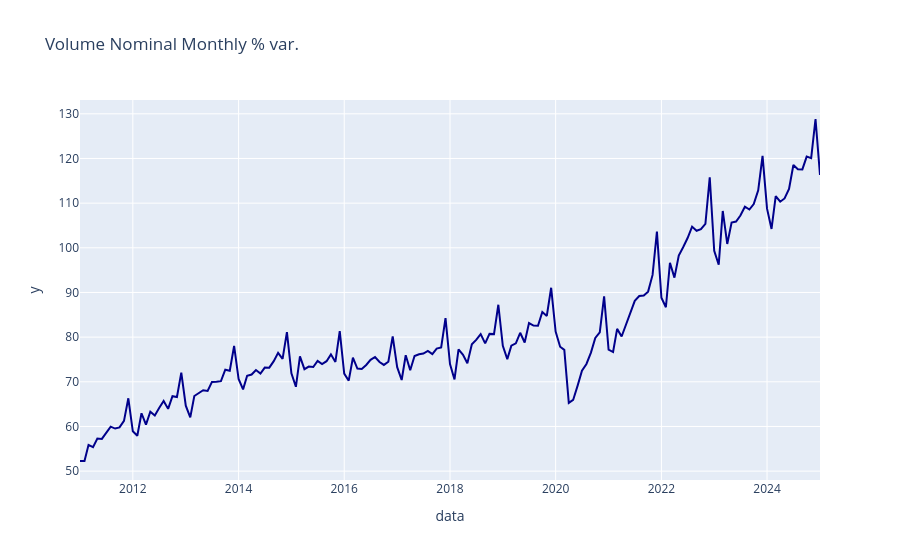

Notebook code cell kept with this figure:
### Code cell
import plotly.express as px


fig = px.line(VolumeNominal, x=VolumeNominal.index, y=VolumeNominal.iloc[:, 0], title='Volume Nominal Monthly % var.')

fig.update_xaxes(range=['2011-01-01', VolumeNominal.index.max()])
fig.update_traces(line_color='#00008B')  # '#00008B' is the hex code for dark blue

fig.show()

### Figure 1 — Plotly figure (JSON) as saved in the notebook; plotly's stock layout.template omitted (floating-point values rounded to 4 significant figures; data arrays with more than 128 entries replaced by an {"elided": "..."} marker saying what was removed)
{"data": [{"hovertemplate": "data=%{x}<br>y=%{y}<extra></extra>", "legendgroup": "", "line": {"color": "#00008B", "dash": "solid"}, "marker": {"symbol": "circle"}, "mode": "lines", "name": "", "orientation": "v", "showlegend": false, "type": "scatter", "x": {"elided": "169 str values"}, "xaxis": "x", "y": {"elided": "169 float values"}, "yaxis": "y"}], "layout": {"legend": {"tracegroupgap": 0}, "title": {"text": "Volume Nominal Monthly % var."}, "xaxis": {"anchor": "y", "domain": [0, 1], "range": ["2011-01-01", "2025-01-01T00:00:00"], "title": {"text": "data"}}, "yaxis": {"anchor": "x", "domain": [0, 1], "title": {"text": "y"}}}}
